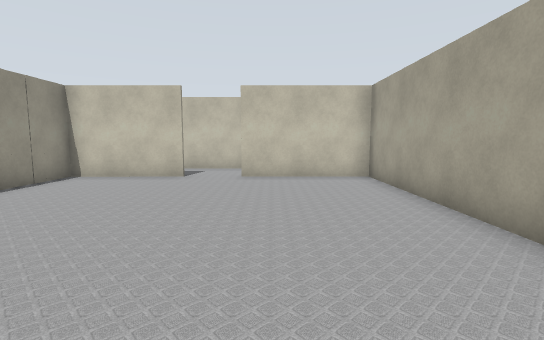
View 1 (above)

24 first-person views from a walk through a Gazebo world. The camera is 1.2 m above the floor, tilts 6° down and sees 85° across. Floor lines are 1 m apart. The floor is counted in squares, 1 m on a side. Each view is taken from the middle of a square. On the plan, view 1 faces up. The plan holds only what a view shows up to about 13 squares ahead; the rest is blank. The place goes on beyond the plan. Robots are left out. Some surface patterns are stand-ins.

View 2
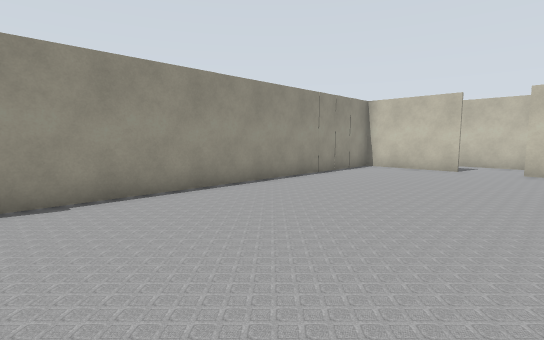

View 3
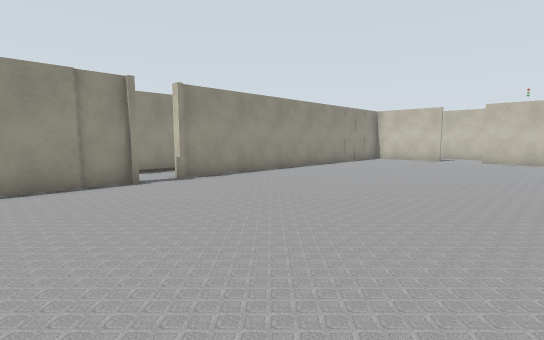

View 4
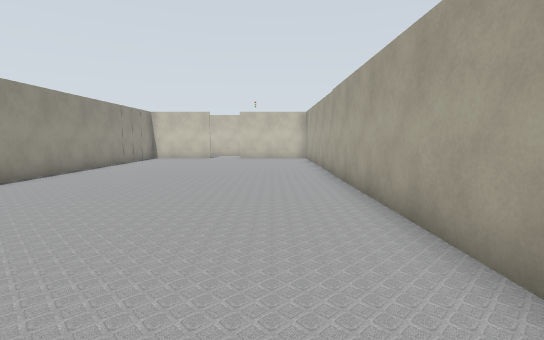

View 5
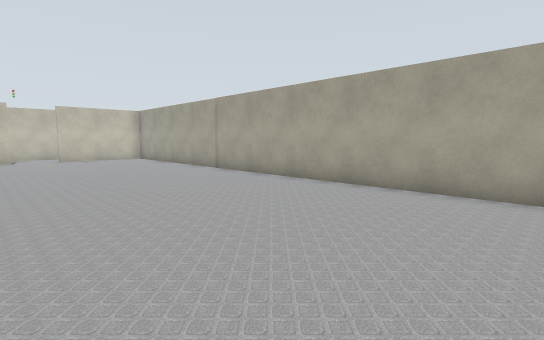

View 6
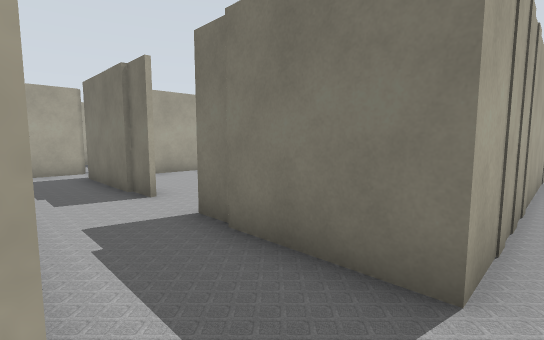

View 7
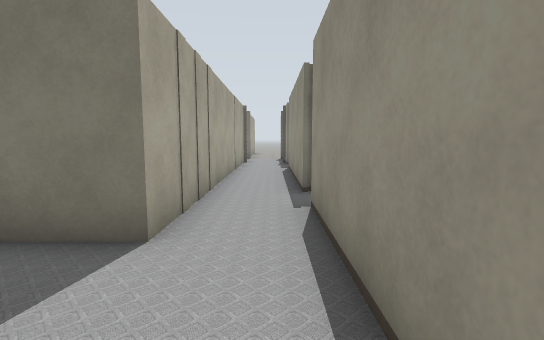

View 8
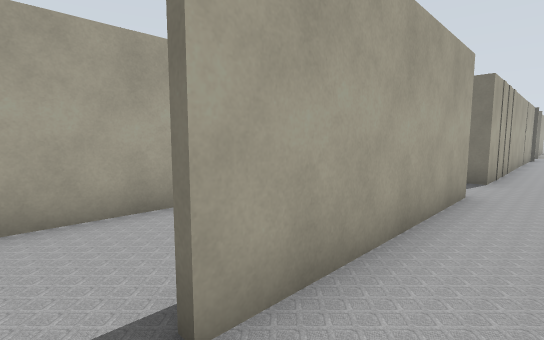

View 9
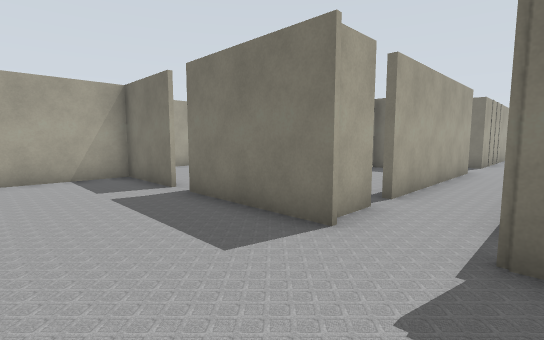

View 10
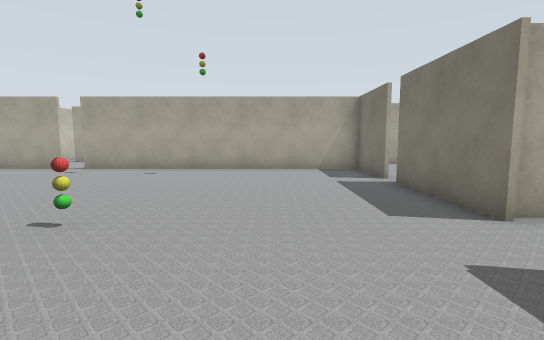

View 11
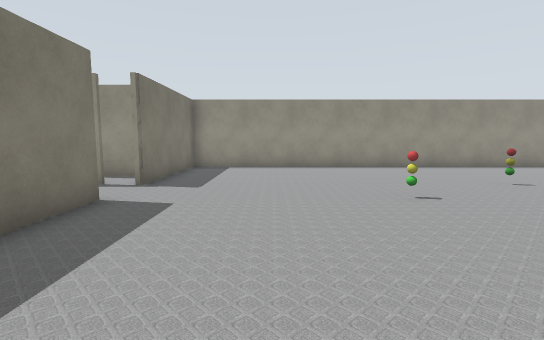

View 12
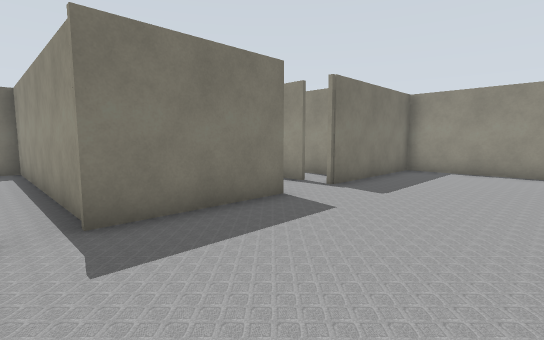

View 13
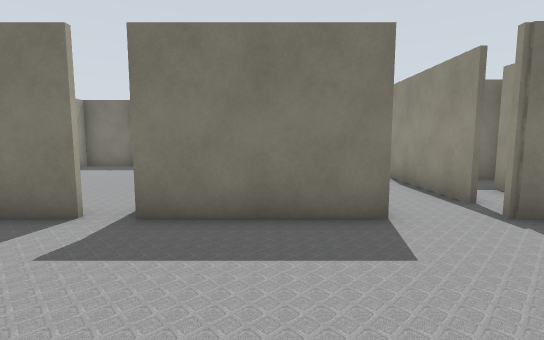

View 14
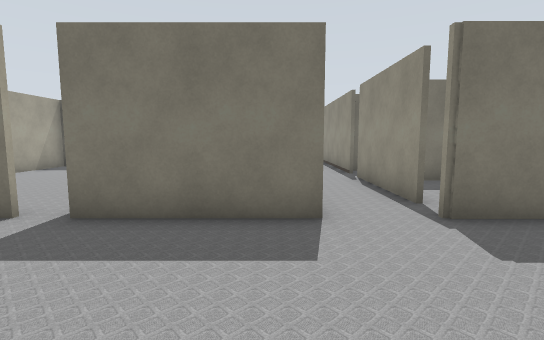

View 15
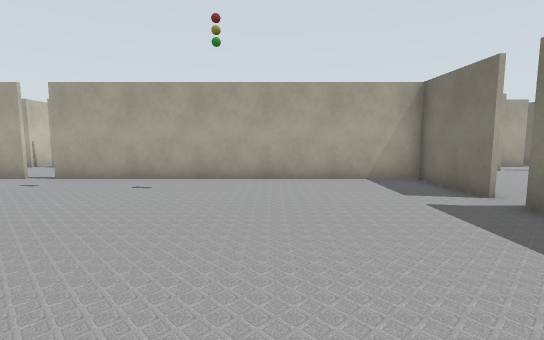

View 16
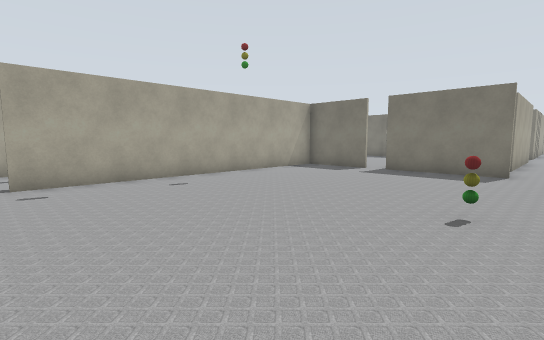

View 17
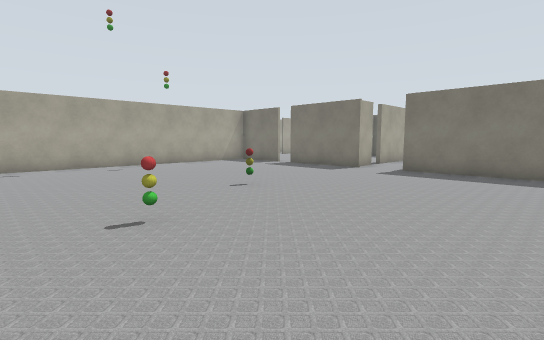

View 18
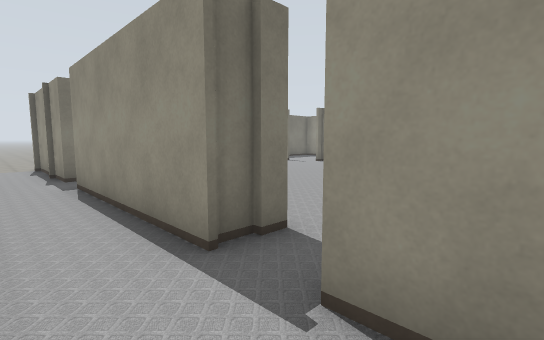

View 19
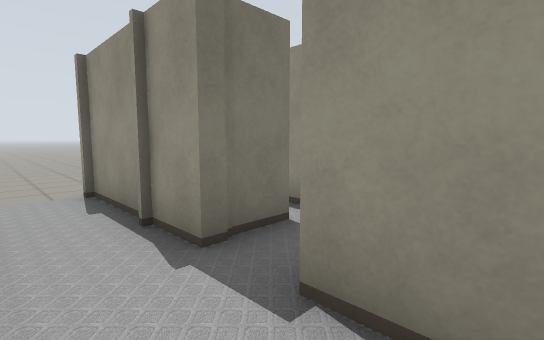

View 20
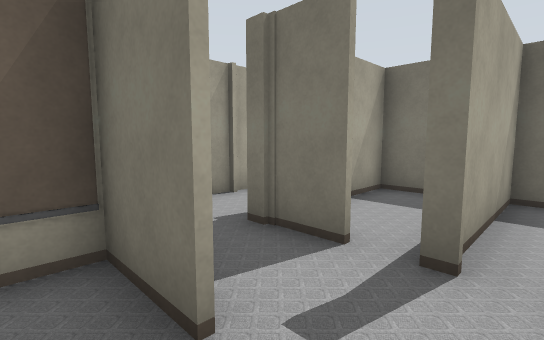

View 21
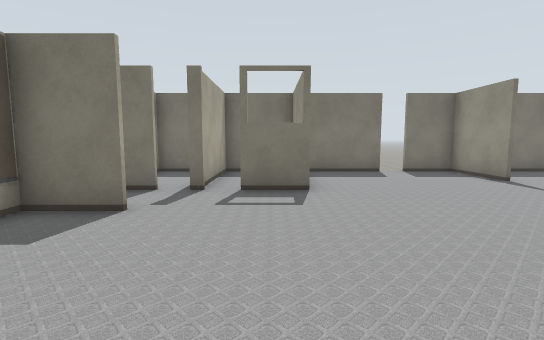

View 22
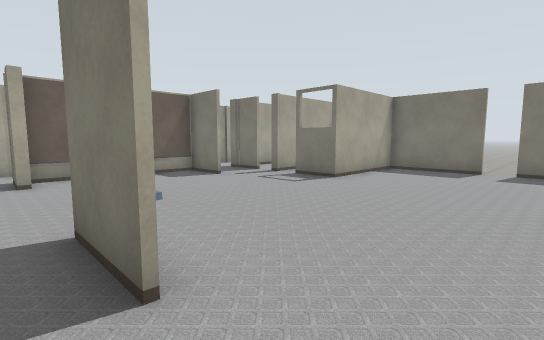

View 23
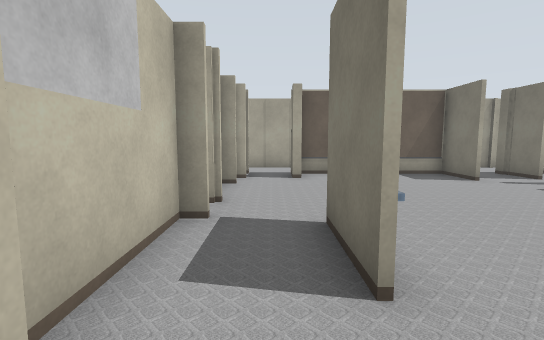

View 24
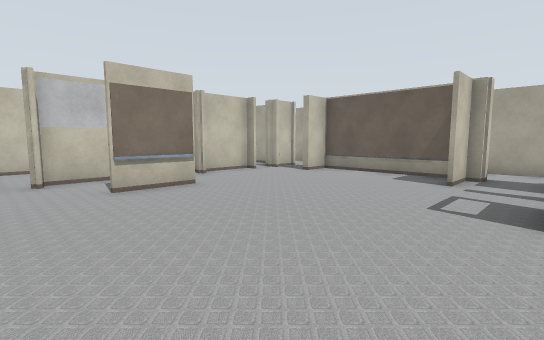

### Floor plan
Points are (right, up) in squares from view 1. A wall is a line through its corners. A room is listed if a view was taken in it or the views show most of it. See-through windows are left out.
Room 1 (views 1, 2, 3, 4, 5)
walls: (-6.1, -3.7) (-6.6, -3.7); (-6.4, -5) (-6.4, -7.8); (-2.7, 9.4) (-6.4, 9.4) (-6.4, -3.5); (3.1, -8.8) (3.1, 9.4) (-1, 9.4)
ways out: opening at (-6, -4) to room 2; opening at (-1.5, 10)
Room 2 (views 6, 7, 8, 9, 10, 11, 12, 13, 14, 15, 16, 17, 18, 19)
walls: (-6.9, 20.6) (-3, 20.6); (-8.7, 19.6) (-8.7, 15.6); (-6.6, 19) (-6.6, 20.4); (-10.3, 19.8) (-10.3, 17.9); (-2.1, 20.6) (0.8, 20.6) (0.8, 31.6); (-8.7, 14.9) (-8.7, 7.8); (-6.6, 11.9) (-6.6, 18.2); (-13.7, 32.5) (-13.7, 20.6) (-8.5, 20.6); (-10, 6.2) (-8.7, 6.2) (-8.7, 0.6) (-9.2, 0.6); (-9.2, 1) (-10.6, 1); (-10.4, -0.9) (-8.7, -0.9) (-8.7, -5.1); (-6.6, -2.6) (-6.6, 9.6)
ways out: opening at (-6, -4) to room 1; opening at (-9.5, 0) to room 3; opening at (-9, 7) to room 3; gap at (-2, 21) to room 4; gap at (-6, 18.5) to room 5; gap at (-10, -1) to room 7; opening at (-7.5, -5); opening at (-6, 11); gap at (1, 32)
objects: traffic light (-9, 30); traffic light (-7, 27)
Room 3 (views 20, 21, 22, 23, 24)
walls: (-14.8, 6.1) (-17, 6.1); (-10.6, 1.1) (-8.8, 1.1) (-8.8, 6.4); (-11.3, -0.9) (-11, -0.9); (-9.2, 0.6) (-9.2, 1); (-16.5, 8.4) (-17.9, 8.4); (-11.1, 7.9) (-11.1, 8.4) (-13.1, 8.4); (-13.9, -5) (-13.9, -0.9) (-12.2, -0.9); (-17, -4.9) (-14, -4.9); (-8.8, 6.1) (-10, 6.1); (-19.5, -4.9) (-17.9, -4.9)
ways out: opening at (-9.5, 0) to room 2; opening at (-9, 7) to room 2; opening at (-15.5, 7) to room 6; opening at (-12, -2); gap at (-17.5, -5)
Room 4 (no view inside)
walls: (3.1, 16.4) (3.1, 17.9); (-3, 20.6) (-3, 12); (0.9, 12.1) (3.1, 12.1) (3.1, 14.6)
ways out: gap at (-2, 21) to room 2; opening at (3, 15.5)
Room 5 (no view inside)
walls: (-3.2, 16.5) (-3.2, 18.9)
ways out: gap at (-6, 18.5) to room 2
Room 6 (no view inside)
walls: (-14.6, 7.9) (-14.6, 8.4) (-16.5, 8.4); (-17, 6.2) (-14.8, 6.2); (-13.4, 7.9) (-13.4, 8.5)
ways out: opening at (-15.5, 7) to room 3
Room 7 (no view inside)
walls: (-10, -4.9) (-8.5, -4.9); (-8.8, -5) (-8.8, -3.5)
ways out: gap at (-10, -1) to room 2

Where each view was taken, in squares from view 1:
view 1: 0 up, 0 right, facing up
view 2: 3 down, 0 right, facing up-left
view 3: 8 down, 2 right, facing up-left
view 4: 9 down, 1 right, facing up
view 5: 9 down, 4 left, facing up-right
view 6: 12 up, 7 left, facing down-right
view 7: 13 up, 8 left, facing down
view 8: 19 up, 8 left, facing down-right
view 9: 24 up, 9 left, facing down-right
view 10: 24 up, 11 left, facing right
view 11: 24 up, 1 left, facing left
view 12: 25 up, 2 left, facing down-left
view 13: 25 up, 5 left, facing down
view 14: 25 up, 6 left, facing down
view 15: 25 up, 8 left, facing right
view 16: 32 up, 8 left, facing down-right
view 17: 32 up, 13 left, facing down-right
view 18: 9 up, 7 left, facing down-left
view 19: 2 up, 7 left, facing down-left
view 20: 2 up, 12 left, facing down-right
view 21: 6 up, 13 left, facing down
view 22: 7 up, 19 left, facing down-right
view 23: 7 up, 19 left, facing right
view 24: 1 down, 19 left, facing up-right
